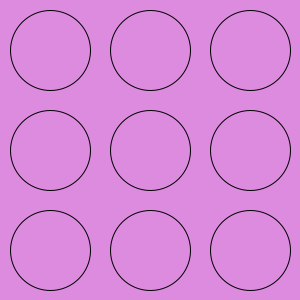
Frame 1 (no input)
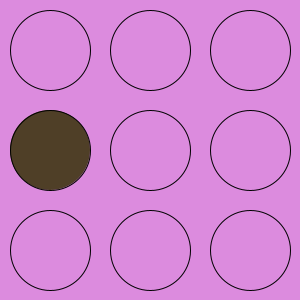
Frame 60 (the mouse pressed at the canvas centre just before this capture)
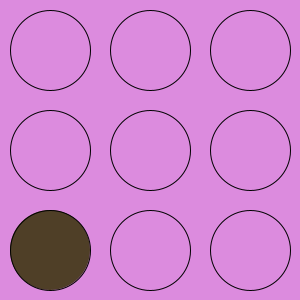
Frame 120 (the mouse held since frame 60 and released just before this capture)

The Processing sketch that drew these frames (run headless with seeded random() and noise(); from frame 60 on, the mouse is pressed at the canvas centre):

// Processing sketch: week10_2
// ── week10_2.pde
//week10-2 好玩的程式設計-地鼠冒出來
//改week10-1
void setup(){
  size(300,300);//視窗大小
}
int [][]a={{0,0,0},{0,0,0},{0,0,0}};//2D陣列
void draw(){
  background(#DC8BDE);//背景
  if(frameCount%60==0){
      int i =int(random(3)),j=int(random(3));//亂數跳
      a[i][j]=60;
  }
  for(int i=0;i<3;i++){//左手i對應y
    for(int j=0;j<3;j++){//右手j對應x
      int x=j*100+50,y=i*100+50;//算出座標
      if(a[i][j]>0){
        fill(#463A1C,a[i][j]*4);//會變色半透明的地鼠
        a[i][j]--;//數字再變小
      }else fill(#DC8BDE);//洞
      ellipse(x,y,80,80);//地鼠洞
    }
  }
}
